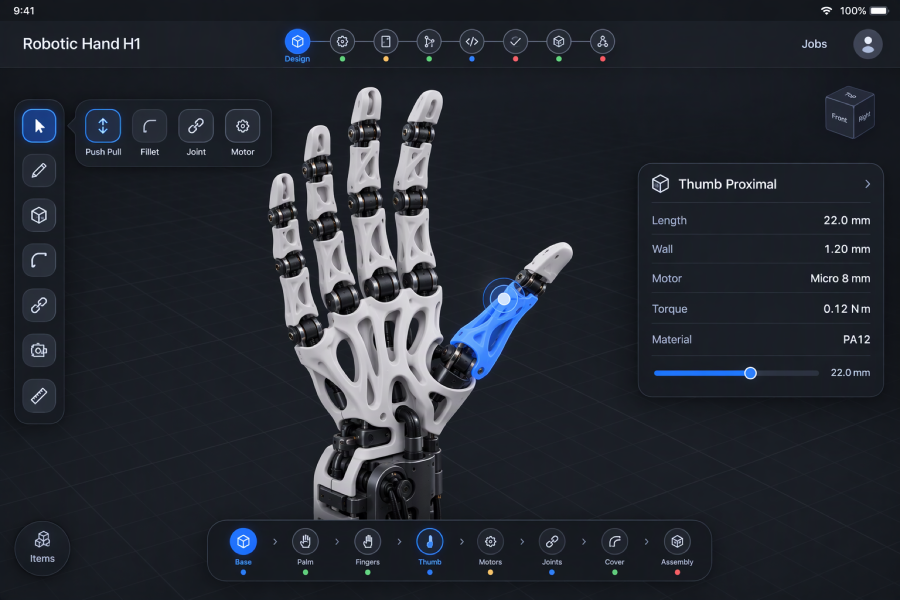
#> input picture docs/design-proposals/v2/hybrid-pipeline/concepts/5-ipad.png, 1800 x 1200 px (shown at 1/2 size)
$ python crop.py
#> lines starting #> are read from the running program, lines starting #| are printed output that depends on the picture
# Cuts the 3D-only areas out of the accepted concept images into package art.
import sys
from PIL import Image, ImageDraw, ImageFilter
C = "../../concepts/"
OUT = "../Sources/HybridPipeline/Resources/Art/"

def feather(im, px):
    w, h = im.size
    m = Image.new("L", (w, h), 0)
    d = ImageDraw.Draw(m)
    d.rectangle([px, px, w - px, h - px], fill=255)
    m = m.filter(ImageFilter.GaussianBlur(px / 2))
    im = im.convert("RGBA")
    im.putalpha(m)
    return im

def blurpatch(im, box, r=18):
    # Soft-edged blur so the baked overlay card leaves no hard box behind.
    pad = 30
    big = (max(box[0] - pad, 0), max(box[1] - pad, 0), min(box[2] + pad, im.width), min(box[3] + pad, im.height))
    blurred = im.crop(big).filter(ImageFilter.GaussianBlur(r * 2))
    m = Image.new("L", blurred.size, 0)
    ImageDraw.Draw(m).rectangle([box[0] - big[0], box[1] - big[1], box[2] - big[0], box[3] - big[1]], fill=255)
    m = m.filter(ImageFilter.GaussianBlur(pad / 2))
    im.paste(blurred, big[:2], m)

ipad = Image.open(C + "5-ipad.png").convert("RGB")
#> ipad is the input picture: PIL image 1800x1200 RGB; mean R, G, B 36.9, 41.2, 49.5
hand = ipad.crop((440, 128, 1012, 886))
d = ImageDraw.Draw(hand)
d.rectangle([0, 0, 34, 175], fill=hand.getpixel((60, 20)))
hand = feather(hand, 34)
#> in feather, `m = Image.new("L", (w, h), 0)`: m: PIL image 572x758 L; every value is 0
hand.save(OUT + "hand.png")

gen = Image.open(C + "2-generative.png").convert("RGB")
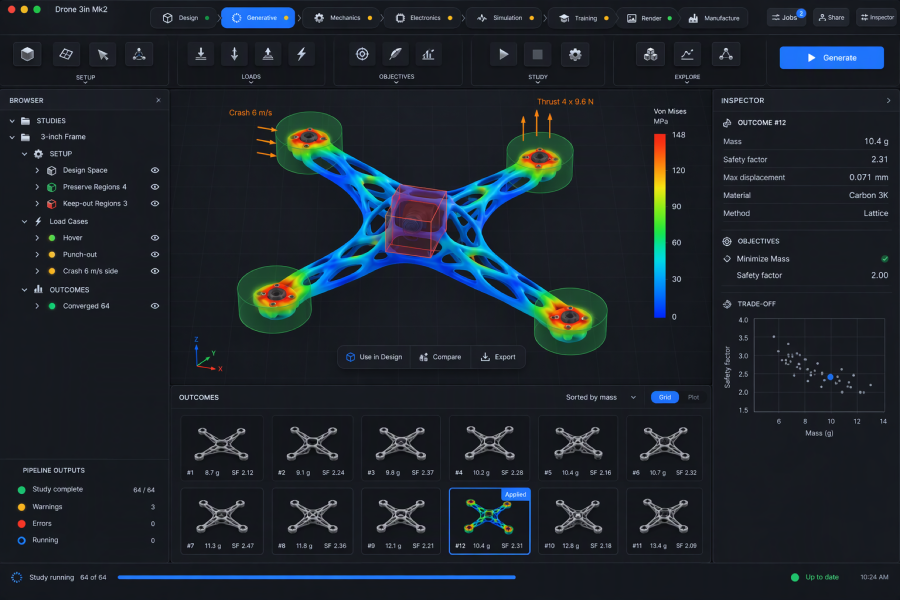
#> input picture docs/design-proposals/v2/hybrid-pipeline/concepts/2-generative.png, 1800 x 1200 px (shown at 1/2 size)
#> gen is the input picture: PIL image 1800x1200 RGB; mean R, G, B 28.3, 35.8, 43.4
frame = gen.crop((385, 150, 1052, 612))
fd = ImageDraw.Draw(frame)
fd.rectangle([185, 436, 520, 462], fill=frame.getpixel((300, 455)))
# Baked load labels: removed here, drawn as live SwiftUI text instead.
fd.rectangle([0, 28, 86, 56], fill=frame.getpixel((95, 40)))
fd.rectangle([524, 8, 636, 36], fill=frame.getpixel((520, 20)))
frame = feather(frame, 26)
#> in feather (call 2), `m = Image.new("L", (w, h), 0)`: m: PIL image 667x462 L; every value is 0
frame.save(OUT + "frame.png")
gen.crop((312, 712, 447, 794)).save(OUT + "tile.png")
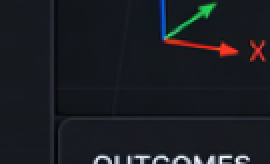
#> saved as tile.png: PIL image 135x82 RGB (shown 2 times larger); mean R, G, B 26.6, 29.2, 34.7
gen.crop((772, 853, 902, 918)).save(OUT + "tile_applied.png")
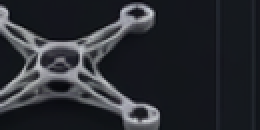
#> saved as tile_applied.png: PIL image 130x65 RGB (shown 2 times larger); mean R, G, B 42.5, 44.7, 50.2

sim = Image.open(C + "3-simulation.png").convert("RGB")
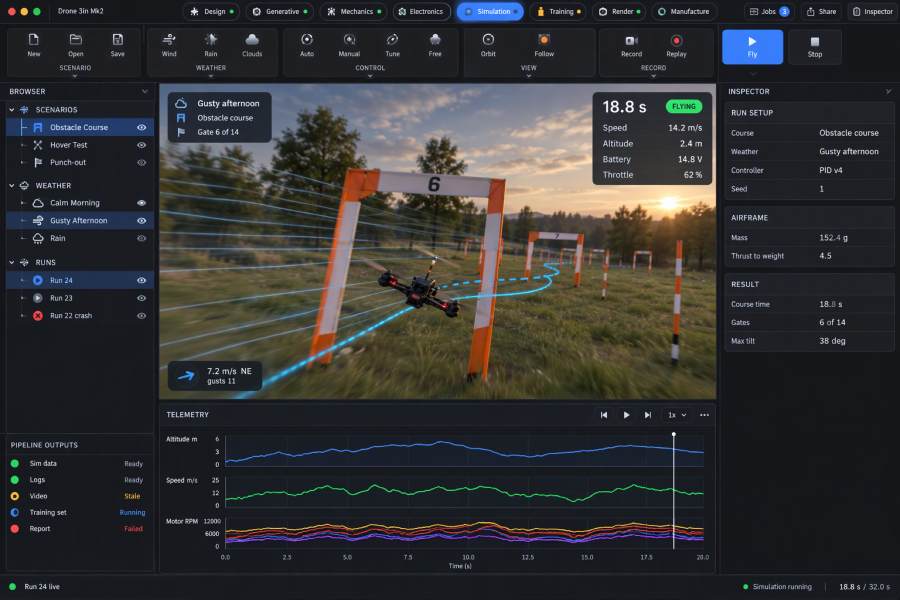
#> input picture docs/design-proposals/v2/hybrid-pipeline/concepts/3-simulation.png, 1800 x 1200 px (shown at 1/2 size)
#> sim is the input picture: PIL image 1800x1200 RGB; mean R, G, B 50.1, 50.5, 51.4
course = sim.crop((273, 143, 1222, 681))
for b in [(2, 2, 205, 112), (725, 4, 949, 184), (2, 462, 188, 536)]:
    blurpatch(course, b, 40)
    blurpatch(course, b, 40)
#> this loop made 3 passes
#> pass 1, in blurpatch, `blurred = im.crop(big).filter(ImageFilter.GaussianBlur(r * 2))`:
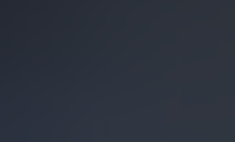
#> blurred: PIL image 235x142 RGB; mean R, G, B 44.3, 50, 60.8
#> pass 1, in blurpatch, `m = m.filter(ImageFilter.GaussianBlur(pad / 2))`:
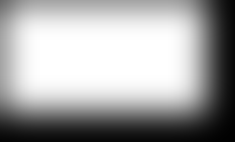
#> m: PIL image 235x142 L; min 0, max 255, mean 164
#> after the loop:
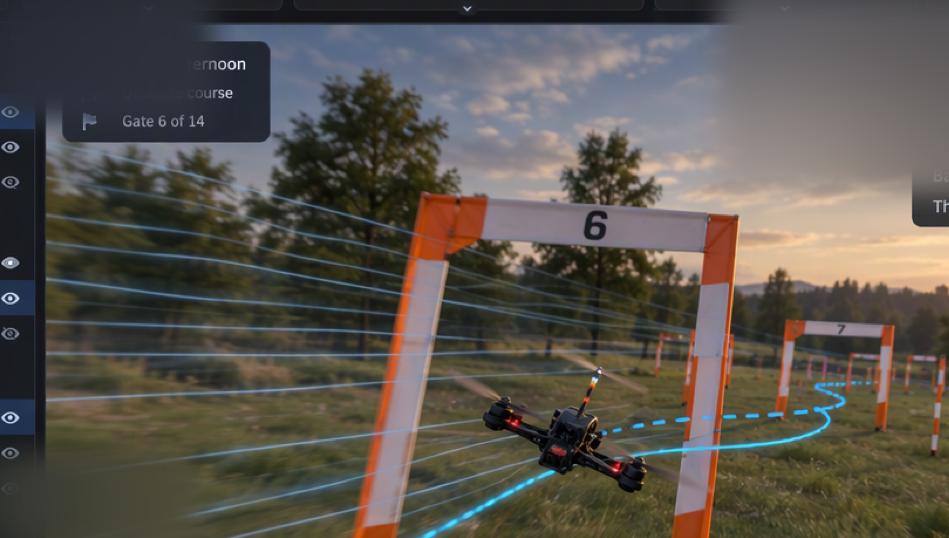
#> course: PIL image 949x538 RGB; mean R, G, B 90, 85.2, 78.3
course.save(OUT + "course.png")

#> (the run stopped early here; a loop or call above may not have finished)
